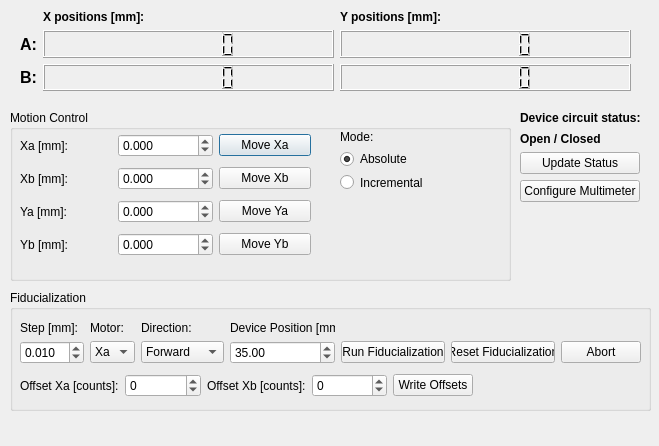
<?xml version="1.0" encoding="UTF-8"?>
<ui version="4.0">
 <class>Fiducialization</class>
 <widget class="QDialog" name="Fiducialization">
  <property name="geometry">
   <rect>
    <x>0</x>
    <y>0</y>
    <width>659</width>
    <height>446</height>
   </rect>
  </property>
  <property name="windowTitle">
   <string>Fiducialization Dialog</string>
  </property>
  <widget class="QWidget" name="layoutWidget">
   <property name="geometry">
    <rect>
     <x>20</x>
     <y>10</y>
     <width>611</width>
     <height>81</height>
    </rect>
   </property>
   <layout class="QGridLayout" name="gridLayout_2">
    <item row="2" column="0">
     <widget class="QLabel" name="label_35">
      <property name="sizePolicy">
       <sizepolicy hsizetype="Maximum" vsizetype="Preferred">
        <horstretch>0</horstretch>
        <verstretch>0</verstretch>
       </sizepolicy>
      </property>
      <property name="font">
       <font>
        <pointsize>12</pointsize>
        <weight>75</weight>
        <bold>true</bold>
       </font>
      </property>
      <property name="text">
       <string>B:</string>
      </property>
     </widget>
    </item>
    <item row="2" column="1">
     <widget class="QLCDNumber" name="lcd_pos3">
      <property name="digitCount">
       <number>7</number>
      </property>
     </widget>
    </item>
    <item row="2" column="2">
     <widget class="QLCDNumber" name="lcd_pos4">
      <property name="digitCount">
       <number>7</number>
      </property>
     </widget>
    </item>
    <item row="1" column="1">
     <widget class="QLCDNumber" name="lcd_pos1">
      <property name="digitCount">
       <number>7</number>
      </property>
     </widget>
    </item>
    <item row="1" column="2">
     <widget class="QLCDNumber" name="lcd_pos2">
      <property name="digitCount">
       <number>7</number>
      </property>
     </widget>
    </item>
    <item row="0" column="2">
     <widget class="QLabel" name="label_14">
      <property name="sizePolicy">
       <sizepolicy hsizetype="Preferred" vsizetype="Maximum">
        <horstretch>0</horstretch>
        <verstretch>0</verstretch>
       </sizepolicy>
      </property>
      <property name="font">
       <font>
        <weight>75</weight>
        <bold>true</bold>
       </font>
      </property>
      <property name="text">
       <string>Y positions [mm]:</string>
      </property>
     </widget>
    </item>
    <item row="0" column="1">
     <widget class="QLabel" name="label_13">
      <property name="sizePolicy">
       <sizepolicy hsizetype="Preferred" vsizetype="Maximum">
        <horstretch>0</horstretch>
        <verstretch>0</verstretch>
       </sizepolicy>
      </property>
      <property name="font">
       <font>
        <weight>75</weight>
        <bold>true</bold>
       </font>
      </property>
      <property name="text">
       <string>X positions [mm]:</string>
      </property>
     </widget>
    </item>
    <item row="1" column="0">
     <widget class="QLabel" name="label_34">
      <property name="sizePolicy">
       <sizepolicy hsizetype="Maximum" vsizetype="Preferred">
        <horstretch>0</horstretch>
        <verstretch>0</verstretch>
       </sizepolicy>
      </property>
      <property name="font">
       <font>
        <pointsize>12</pointsize>
        <weight>75</weight>
        <bold>true</bold>
       </font>
      </property>
      <property name="text">
       <string>A:</string>
      </property>
     </widget>
    </item>
   </layout>
  </widget>
  <widget class="QGroupBox" name="groupBox">
   <property name="geometry">
    <rect>
     <x>10</x>
     <y>110</y>
     <width>501</width>
     <height>171</height>
    </rect>
   </property>
   <property name="title">
    <string>Motion Control</string>
   </property>
   <widget class="QWidget" name="layoutWidget">
    <property name="geometry">
     <rect>
      <x>10</x>
      <y>20</y>
      <width>291</width>
      <height>131</height>
     </rect>
    </property>
    <layout class="QGridLayout" name="gridLayout">
     <item row="0" column="0">
      <widget class="QLabel" name="label">
       <property name="text">
        <string>Xa [mm]:</string>
       </property>
      </widget>
     </item>
     <item row="0" column="1">
      <widget class="QDoubleSpinBox" name="dsb_Xa_pos">
       <property name="decimals">
        <number>3</number>
       </property>
       <property name="minimum">
        <double>-999999.000000000000000</double>
       </property>
       <property name="maximum">
        <double>999999.000000000000000</double>
       </property>
      </widget>
     </item>
     <item row="0" column="2">
      <widget class="QPushButton" name="pbt_move_Xa">
       <property name="text">
        <string>Move Xa</string>
       </property>
      </widget>
     </item>
     <item row="1" column="0">
      <widget class="QLabel" name="label_2">
       <property name="text">
        <string>Xb [mm]:</string>
       </property>
      </widget>
     </item>
     <item row="1" column="1">
      <widget class="QDoubleSpinBox" name="dsb_Xb_pos">
       <property name="decimals">
        <number>3</number>
       </property>
       <property name="minimum">
        <double>-999999.000000000000000</double>
       </property>
       <property name="maximum">
        <double>999999.000000000000000</double>
       </property>
      </widget>
     </item>
     <item row="1" column="2">
      <widget class="QPushButton" name="pbt_move_Xb">
       <property name="text">
        <string>Move Xb</string>
       </property>
      </widget>
     </item>
     <item row="2" column="0">
      <widget class="QLabel" name="label_3">
       <property name="text">
        <string>Ya [mm]:</string>
       </property>
      </widget>
     </item>
     <item row="2" column="1">
      <widget class="QDoubleSpinBox" name="dsb_Ya_pos">
       <property name="decimals">
        <number>3</number>
       </property>
       <property name="minimum">
        <double>-999999.000000000000000</double>
       </property>
       <property name="maximum">
        <double>999999.000000000000000</double>
       </property>
      </widget>
     </item>
     <item row="2" column="2">
      <widget class="QPushButton" name="pbt_move_Ya">
       <property name="text">
        <string>Move Ya</string>
       </property>
      </widget>
     </item>
     <item row="3" column="0">
      <widget class="QLabel" name="label_4">
       <property name="text">
        <string>Yb [mm]:</string>
       </property>
      </widget>
     </item>
     <item row="3" column="1">
      <widget class="QDoubleSpinBox" name="dsb_Yb_pos">
       <property name="decimals">
        <number>3</number>
       </property>
       <property name="minimum">
        <double>-999999.000000000000000</double>
       </property>
       <property name="maximum">
        <double>999999.000000000000000</double>
       </property>
      </widget>
     </item>
     <item row="3" column="2">
      <widget class="QPushButton" name="pbt_move_Yb">
       <property name="text">
        <string>Move Yb</string>
       </property>
      </widget>
     </item>
    </layout>
   </widget>
   <widget class="QWidget" name="layoutWidget">
    <property name="geometry">
     <rect>
      <x>330</x>
      <y>20</y>
      <width>82</width>
      <height>61</height>
     </rect>
    </property>
    <layout class="QGridLayout" name="gridLayout_3">
     <item row="2" column="0">
      <widget class="QRadioButton" name="rdb_absolute">
       <property name="text">
        <string>Absolute</string>
       </property>
       <property name="checked">
        <bool>true</bool>
       </property>
      </widget>
     </item>
     <item row="3" column="0">
      <widget class="QRadioButton" name="rdb_incremental">
       <property name="enabled">
        <bool>true</bool>
       </property>
       <property name="text">
        <string>Incremental</string>
       </property>
       <property name="checked">
        <bool>false</bool>
       </property>
      </widget>
     </item>
     <item row="1" column="0">
      <widget class="QLabel" name="label_10">
       <property name="text">
        <string>Mode:</string>
       </property>
      </widget>
     </item>
    </layout>
   </widget>
  </widget>
  <widget class="QGroupBox" name="groupBox_2">
   <property name="geometry">
    <rect>
     <x>10</x>
     <y>290</y>
     <width>641</width>
     <height>121</height>
    </rect>
   </property>
   <property name="title">
    <string>Fiducialization</string>
   </property>
   <widget class="QWidget" name="layoutWidget">
    <property name="geometry">
     <rect>
      <x>10</x>
      <y>30</y>
      <width>621</width>
      <height>44</height>
     </rect>
    </property>
    <layout class="QGridLayout" name="gridLayout_4">
     <item row="1" column="1">
      <widget class="QComboBox" name="cmb_x_motor">
       <item>
        <property name="text">
         <string>Xa</string>
        </property>
       </item>
       <item>
        <property name="text">
         <string>Xb</string>
        </property>
       </item>
      </widget>
     </item>
     <item row="0" column="1">
      <widget class="QLabel" name="label_6">
       <property name="text">
        <string>Motor:</string>
       </property>
      </widget>
     </item>
     <item row="1" column="2">
      <widget class="QComboBox" name="cmb_x_motor_dir">
       <item>
        <property name="text">
         <string>Forward</string>
        </property>
       </item>
       <item>
        <property name="text">
         <string>Backward</string>
        </property>
       </item>
      </widget>
     </item>
     <item row="1" column="5">
      <widget class="QPushButton" name="pbt_reset">
       <property name="text">
        <string>Reset Fiducialization</string>
       </property>
      </widget>
     </item>
     <item row="0" column="0">
      <widget class="QLabel" name="label_7">
       <property name="text">
        <string>Step [mm]:</string>
       </property>
      </widget>
     </item>
     <item row="1" column="0">
      <widget class="QDoubleSpinBox" name="dsb_fiduc_step">
       <property name="decimals">
        <number>3</number>
       </property>
       <property name="value">
        <double>0.010000000000000</double>
       </property>
      </widget>
     </item>
     <item row="1" column="4">
      <widget class="QPushButton" name="pbt_fiducialization">
       <property name="text">
        <string>Run Fiducialization</string>
       </property>
      </widget>
     </item>
     <item row="0" column="2">
      <widget class="QLabel" name="label_5">
       <property name="text">
        <string>Direction:</string>
       </property>
      </widget>
     </item>
     <item row="1" column="6">
      <widget class="QPushButton" name="pbt_abort">
       <property name="text">
        <string>Abort</string>
       </property>
      </widget>
     </item>
     <item row="0" column="3">
      <widget class="QLabel" name="label_9">
       <property name="text">
        <string>Device Position [mm]</string>
       </property>
      </widget>
     </item>
     <item row="1" column="3">
      <widget class="QDoubleSpinBox" name="dsb_dev_pos">
       <property name="value">
        <double>35.000000000000000</double>
       </property>
      </widget>
     </item>
    </layout>
   </widget>
   <widget class="QWidget" name="layoutWidget">
    <property name="geometry">
     <rect>
      <x>10</x>
      <y>83</y>
      <width>453</width>
      <height>25</height>
     </rect>
    </property>
    <layout class="QHBoxLayout" name="horizontalLayout">
     <item>
      <widget class="QLabel" name="label_11">
       <property name="text">
        <string>Offset Xa [counts]:</string>
       </property>
      </widget>
     </item>
     <item>
      <widget class="QSpinBox" name="spb_offset_Xa">
       <property name="minimum">
        <number>-999999999</number>
       </property>
       <property name="maximum">
        <number>999999999</number>
       </property>
      </widget>
     </item>
     <item>
      <widget class="QLabel" name="label_12">
       <property name="text">
        <string>Offset Xb [counts]:</string>
       </property>
      </widget>
     </item>
     <item>
      <widget class="QSpinBox" name="spb_offset_Xb">
       <property name="minimum">
        <number>-999999999</number>
       </property>
       <property name="maximum">
        <number>999999999</number>
       </property>
      </widget>
     </item>
     <item>
      <widget class="QPushButton" name="pbt_write">
       <property name="text">
        <string>Write Offsets</string>
       </property>
      </widget>
     </item>
    </layout>
   </widget>
  </widget>
  <widget class="QWidget" name="layoutWidget">
   <property name="geometry">
    <rect>
     <x>520</x>
     <y>110</y>
     <width>120</width>
     <height>92</height>
    </rect>
   </property>
   <layout class="QVBoxLayout" name="verticalLayout">
    <item>
     <widget class="QLabel" name="label_8">
      <property name="font">
       <font>
        <weight>75</weight>
        <bold>true</bold>
       </font>
      </property>
      <property name="text">
       <string>Device circuit status:</string>
      </property>
     </widget>
    </item>
    <item>
     <widget class="QLabel" name="lbl_status">
      <property name="font">
       <font>
        <weight>75</weight>
        <bold>true</bold>
       </font>
      </property>
      <property name="text">
       <string>Open / Closed</string>
      </property>
     </widget>
    </item>
    <item>
     <widget class="QPushButton" name="pbt_update">
      <property name="text">
       <string>Update Status</string>
      </property>
     </widget>
    </item>
    <item>
     <widget class="QPushButton" name="pbt_configure_ohm">
      <property name="text">
       <string>Configure Multimeter</string>
      </property>
     </widget>
    </item>
   </layout>
  </widget>
 </widget>
 <resources/>
 <connections/>
</ui>
